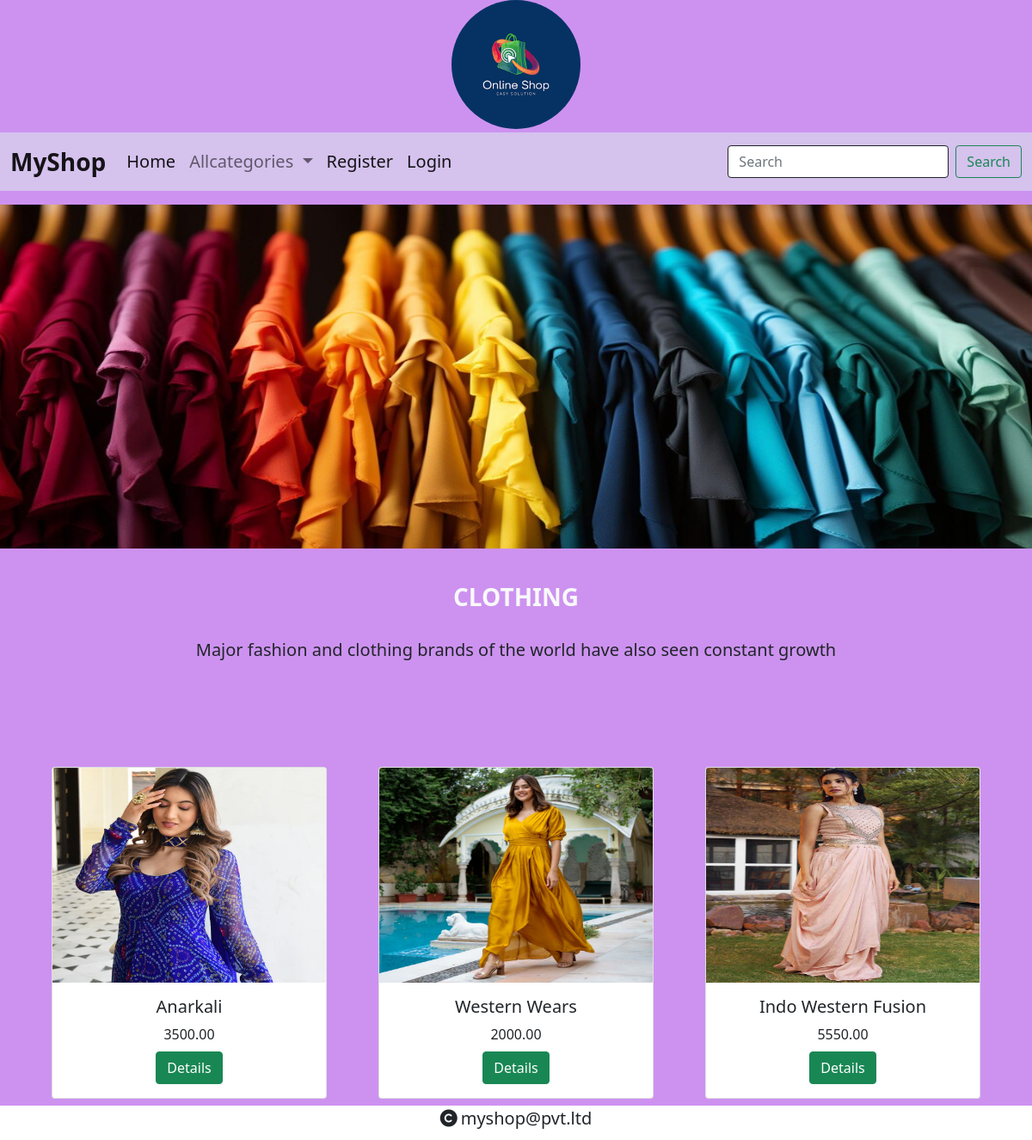
/products/1, run on the app's committed database.
### shop/models.py (models this page shows, shortened)
class Category(models.Model):
    name = models.CharField(max_length=20)
    desc = models.TextField()
    image = models.ImageField(upload_to="category")

class Product(models.Model):
    name = models.CharField(max_length=20)
    desc = models.TextField()
    image = models.ImageField(upload_to="products")
    price = models.DecimalField(max_digits=10, decimal_places=2)
    stock = models.IntegerField()
    available = models.BooleanField(default=True)
    created = models.DateTimeField(auto_now_add=True)
    upload = models.DateTimeField(auto_now=True)
    category = models.ForeignKey(Category, on_delete=models.CASCADE)

### shop/views.py (the view)
# urls.py: path('products/<int:p>', views.allproducts, name="products"),
def allproducts(request, p):
    c = Category.objects.get(id=p)
    p = Product.objects.filter(category=c)
    context = {'cat': c, 'product': p}
    return render(request, 'product.html', context)

### cart/context_processors.py (called while the page is built, shortened)
def count_items(request):
    u = request.user
    count = 0
    return {'c': count}

### shop/context_processors.py (called while the page is built)
def menu_links(request):
    c = Category.objects.all()
    return {'links': c}

### templates/product.html
{% extends 'base.html' %}
{% load static %}
{% block content %}
<div class="row mt-3">
    <div class="col-12">
    <img src="{{cat.image.url}}" height="400px" width="100%">
</div></div>
<div class="row mt-3 px-3" style="margin-bottom:100px;">
    <div class="col-12">
        <h3 class="text-center fw-bold text-light mt-4 mb-4">{{cat.name}}</h3>
        <p style="text-align:justify;line-height:2.0;" class="fs-5 text-center">{{cat.desc}}</p>
        </div>
     </div>
<div class="container mt-5 mb-5">
    <div class="row">
        {% for i in product %}
        <div class="col-sm-4">
            <div class="card mx-auto" style="width: 20rem;">
  <img src="{{i.image.url}}" class="card-img-top" alt="..." height="250px" width="250px">
  <div class="card-body text-center">
    <h5 class="card-title">{{i.name}}</h5>
      <p class="card-title">{{i.price}}</p>
    <a href="{% url 'shop:details' i.id %}" class="btn btn-success">Details</a>
  </div>
</div>
        </div>
        {% endfor %}
    </div>
</div>
{% endblock %}

### templates/base.html (shortened to what this page needs)
<!DOCTYPE html>
{% load static %}
<html lang="en">
<head>
    <link href="https://cdn.jsdelivr.net/npm/bootstrap@5.0.2/dist/css/bootstrap.min.css" rel="stylesheet">
    <link rel="stylesheet" href="{% static 'css/style.css' %}">
  <link rel="stylesheet" href="https://cdnjs.cloudflare.com/ajax/libs/font-awesome/6.6.0/css/all.min.css" />
</head>
<body>
<header>
<div class="container-fluid text-center">
    <img src="{% static 'images/download1.png' %}" class="rounded-circle" height="150px" width="150px">
</div>
<nav class="navbar navbar-expand-lg navbar-light mt-1" style="background-color:#d5c2ed;">
  <div class="container-fluid">
    <a class="navbar-brand fs-3 fw-bold" href="#">MyShop</a>
    <div class="collapse navbar-collapse" id="navbarSupportedContent">
      <ul class="navbar-nav me-auto mb-2 mb-lg-0 fs-5">
        <li class="nav-item">
          <a class="nav-link active" aria-current="page" href="{% url 'shop:categories' %}">Home</a>
        </li>
        <li class="nav-item dropdown">
          <a class="nav-link dropdown-toggle" href="#" id="navbarDropdown" role="button" data-bs-toggle="dropdown" aria-expanded="false">
            Allcategories
          </a>
          {% if user.is_authenticated %}
          {% if user.is_superuser == False %}
        </li>
        <li class="nav-item">
          <a class="nav-link active" aria-current="page" href="{% url 'cart:cartview' %}"><i class="fa-solid fa-cart-shopping"></i><sup class="mx-2 fs-5">{{c}}</sup> </a>
        </li>
        <li class="nav-item">
          <a class="nav-link active" aria-current="page" href="{% url 'cart:orders' %}">Your Orders</a>
        </li>
        {% else %}
        <li class="nav-item">
          <a class="nav-link active" aria-current="page" href="{% url 'cart:add_category' %}">Add Categories</a>
        </li>
        <li class="nav-item">
          <a class="nav-link active" aria-current="page" href="{% url 'cart:add_product' %}">Add Products</a>
        </li>
        {% endif %}
        <li class="nav-item">
          <a class="nav-link active" aria-current="page" href="{% url 'shop:logout' %}">Logout</a>
        </li>
        {% else %}
        <li class="nav-item">
          <a class="nav-link active" aria-current="page" href="{% url 'shop:register' %}">Register</a>
        </li>
        <li class="nav-item">
          <a class="nav-link active" aria-current="page" href="{% url 'shop:user_login' %}">Login</a>
        </li>
        {% endif %}
      </ul>
      <form class="d-flex" method="post" action="{% url 'search:search' %}">
        <input class="form-control me-2 border border-dark" type="search" name="q" placeholder="Search" aria-label="Search">
        <button class="btn btn-outline-success" type="submit">Search</button>
      </form>
    </div>
  </div>
</nav>
</header>
{% block content %}
{% endblock %}
<footer class="footer">
  <p class="text-center fs-5"><i class="fa-solid fa-copyright me-1" aria-hidden="true"></i>myshop@pvt.ltd</p>
</footer>
</body>
</html>

### static/css/style.css (style rules this page uses)
body { background-color:#cd92f0; }
.footer { position:fixed; bottom:0; left:0; background-color:white; height:40px; width:100%; }

### data on the page
Category: image (picture), name "CLOTHING", desc "Major fashion and clothing brands of the world have also seen constant growth"
Product: image (picture), name "Anarkali", price "3500.00"
Product: image (picture), name "Western Wears", price "2000.00"
Product: image (picture), name "Indo Western Fusion", price "5550.00"
